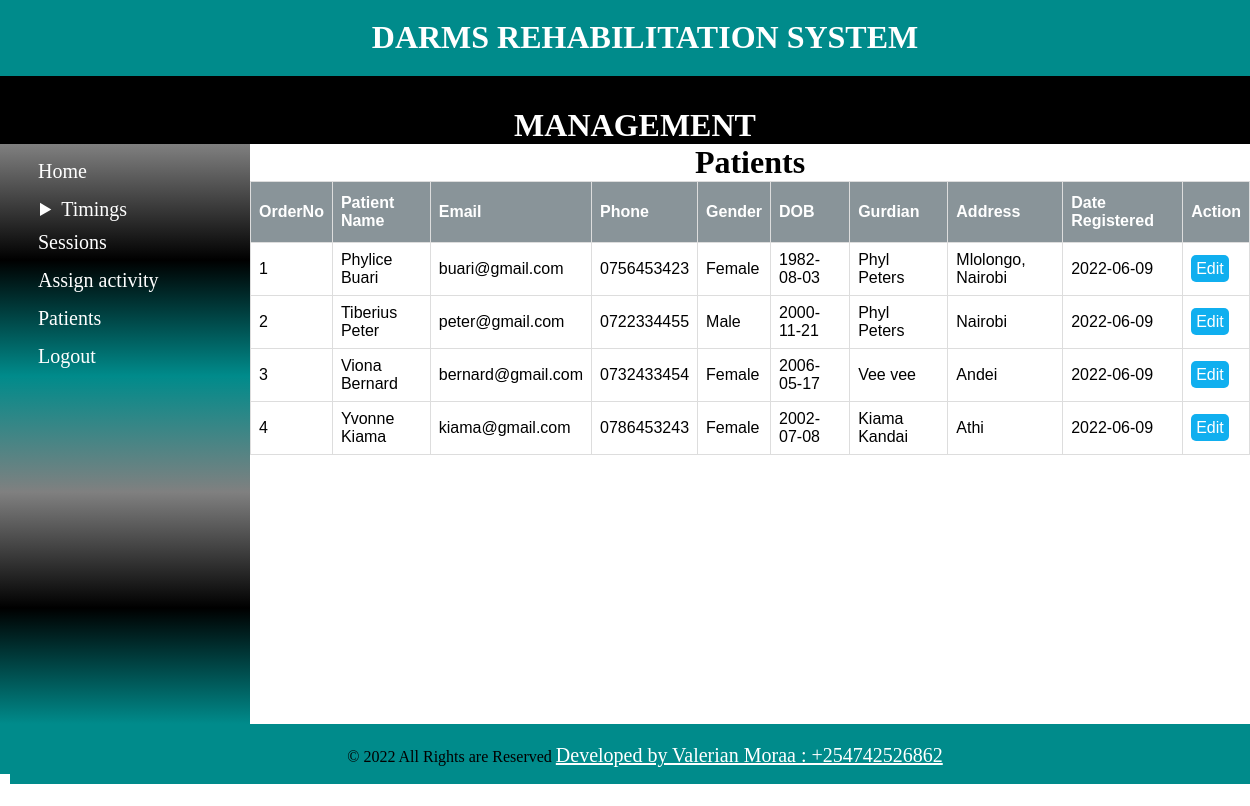
Page /therapist/patients.php on the committed database.
### tables this page shows
CREATE TABLE `patient` (
  `patient_id` int(10) NOT NULL,
  `patient_name` varchar(100) NOT NULL,
  `patient_email` varchar(100) DEFAULT NULL,
  `patient_mobile` varchar(100) DEFAULT NULL,
  `patient_gender` varchar(50) NOT NULL,
  `Date_of_birth` date NOT NULL,
  `guardian` varchar(100) DEFAULT NULL,
  `patient_address` varchar(100) DEFAULT NULL,
  `createdat` date DEFAULT NULL
);

### therapist/patients.php (the view, shortened to what this page needs)
<?php include "includes/header.php"; ?>
<?php include "includes/navigation.php"; ?>
<?php include "includes/sidebar.php"; ?>
<div class="article">
    <h1 id="titleoftable">Patients</h1>
    <table id="patients">
        <thead>
            <th>OrderNo</th>
            <th>Patient Name</th>
            <th>Email</th>
            <th>Phone</th>
            <th>Gender</th>
            <th>DOB</th>
            <th>Gurdian</th>
            <th>Address</th>
            <th>Date Registered</th>
            <th colspan="2">Action</th>
        </thead>
        <tbody>
            <?php
            $db = mysqli_connect('localhost', 'Valerian', '#Valeriephyl254', 'darms');
            $query = "SELECT * FROM patient";
            $select_all_patients = mysqli_query($db, $query);
            $i = 0;
            while ($row = mysqli_fetch_assoc($select_all_patients)) {
                $patient_id = $row['patient_id'];
                $patient_name = $row['patient_name'];
                $patient_email = $row['patient_email'];
                $patient_mobile = $row['patient_mobile'];
                $patient_gender = $row['patient_gender'];
                $Date_of_birth = $row['Date_of_birth'];
                $guardian = $row['guardian'];
                $patient_address = $row['patient_address'];
                $createdat = $row['createdat'];
                $i++;
                echo "<tr>";
                echo "<td>{$i}</td>";
                echo "<td>{$patient_name}</td>";
                echo "<td>{$patient_email}</td>";
                echo "<td>{$patient_mobile}</td>";
                echo "<td>{$patient_gender}</td>";
                echo "<td>{$Date_of_birth}</td>";
                echo "<td>{$guardian}</td>";
                echo "<td>{$patient_address}</td>";
                echo "<td>{$createdat}</td>";
                echo "<td><a class='edit' href='../receptionist/edit_patient.php?edit={$patient_id}'>Edit</a></td>";
                echo "</tr>";
            }
            ?>
        </tbody>
    </table>
</div>
<?php include "includes/footer.php"; ?>

### therapist/includes/header.php (style rules this page uses)
body { border: 0; margin: 0; overflow-x: hidden; }
h1 { text-align: center; }
.article { width: 80%; float: left; height:580px; }

### therapist/patients.php (style rules this page uses)
#titleoftable { text-align: center; margin: auto; }
#patients { font-family: Arial, Helvetica, sans-serif; border-collapse: collapse; width: 100%; }
#patients td, #patients th { border: 1px solid #ddd; padding: 8px; }
#patients th { padding-top: 12px; padding-bottom: 12px; text-align: left; background-color: #899499; color: white; }
.edit { background: #10AFEF; color: #fff; padding: 5px; text-decoration: none; border-radius: 5px; }

### rows in the picture
patient: patient_name "Phylice Buari", patient_email "buari@gmail.com", patient_mobile "0756453423", patient_gender "Female", Date_of_birth "1982-08-03", guardian "Phyl Peters", patient_address "Mlolongo, Nairobi", createdat "2022-06-09"
patient: patient_name "Tiberius Peter", patient_email "peter@gmail.com", patient_mobile "0722334455", patient_gender "Male", Date_of_birth "2000-11-21", guardian "Phyl Peters", patient_address "Nairobi", createdat "2022-06-09"
patient: patient_name "Viona Bernard", patient_email "bernard@gmail.com", patient_mobile "0732433454", patient_gender "Female", Date_of_birth "2006-05-17", guardian "Vee vee", patient_address "Andei", createdat "2022-06-09"
patient: patient_name "Yvonne Kiama", patient_email "kiama@gmail.com", patient_mobile "0786453243", patient_gender "Female", Date_of_birth "2002-07-08", guardian "Kiama Kandai", patient_address "Athi", createdat "2022-06-09"
